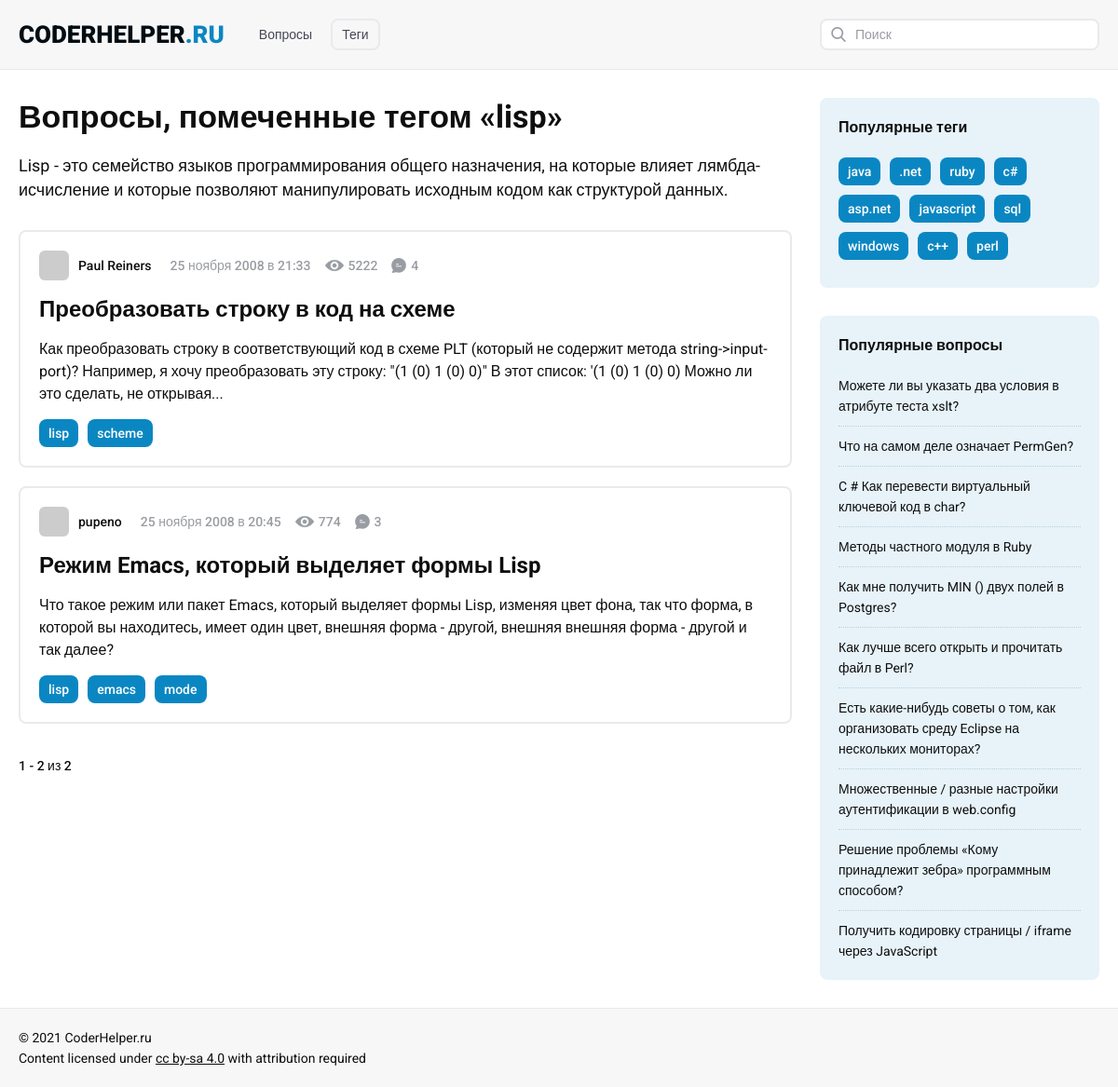
The page /tags/lisp on the database its author committed.
### tables this page shows
CREATE TABLE `tags` (
  `tag_id` int NOT NULL AUTO_INCREMENT,
  `tag_name` varchar(255) NOT NULL COMMENT 'название тега',
  `tag_description` text COMMENT 'описание тега',
  `questions_count` int DEFAULT NULL,
  `status_process` int NOT NULL DEFAULT '1',
  `is_translate` int NOT NULL DEFAULT '0',
  PRIMARY KEY (`tag_id`),
  UNIQUE KEY `tag_name` (`tag_name`),
  KEY `tags_status_process_index` (`status_process`),
  KEY `tags_is_translate_index` (`is_translate`)
);

CREATE TABLE `tags_to_questions` (
  `tag_id` int NOT NULL,
  `question_id` int NOT NULL,
  PRIMARY KEY (`tag_id`,`question_id`),
  KEY `tag_id` (`tag_id`),
  KEY `question_id` (`question_id`),
  CONSTRAINT `tags_to_questions_ibfk_1` FOREIGN KEY (`tag_id`) REFERENCES `tags` (`tag_id`),
  CONSTRAINT `tags_to_questions_ibfk_2` FOREIGN KEY (`question_id`) REFERENCES `questions` (`question_id`)
);

CREATE TABLE `questions` (
  `question_id` int NOT NULL AUTO_INCREMENT COMMENT 'id',
  `outer_link` varchar(255) DEFAULT NULL COMMENT 'внешняя ссылка',
  `avatar` varchar(255) DEFAULT NULL COMMENT 'аватара автора',
  `author` varchar(255) NOT NULL COMMENT 'автор вопроса',
  `post` varchar(255) NOT NULL COMMENT 'внутренняя ссылка',
  `pub_date` int NOT NULL COMMENT 'дата публикации',
  `views` int NOT NULL DEFAULT '0' COMMENT 'просмотры',
  `answers` int NOT NULL DEFAULT '0' COMMENT 'ответы',
  `title` varchar(255) NOT NULL COMMENT 'заголовок вопроса',
  `content` text NOT NULL COMMENT 'текст вопроса',
  `rating` int NOT NULL DEFAULT '0' COMMENT 'рейтинг',
  `similar_id` varchar(255) DEFAULT NULL COMMENT 'id похожих вопросов',
  `comments_block` text,
  `is_more_comments` enum('0','1','2') NOT NULL DEFAULT '0',
  `status_process` int NOT NULL DEFAULT '1',
  `is_translate` int NOT NULL DEFAULT '0',
  PRIMARY KEY (`question_id`),
  KEY `post` (`post`) USING BTREE,
  KEY `questions_status_process_index` (`status_process`),
  KEY `questions_is_translate_index` (`is_translate`)
);

### config/routes.php (called while the page is built)
<?php
return [
    '^search\/page-([0-9]+)' => 'search/index/$1',
    '^search' => 'search/index',
    '^tags\/([0-9a-zA-Z%-.,]+)/page-([0-9]+)$' => 'tags/list/$1/$2',
    '^tags\/page-([0-9]+)$' => 'tags/index/$1',
    '^tags\/([0-9a-zA-Z%-.,]+)$' => 'tags/list/$1',
    '^tags$' => 'tags/index',
    '^questions/([0-9]+)/([0-9а-яёА-ЯЁA-Za-z-%.,]+)$' => 'question/view/$1/$2',
    '^questions/([0-9]+)/?$' => 'question/view/$1/question',
    '^q\/([0-9]+)/([0-9а-яёА-ЯЁA-Za-z-%.,]+)$' => 'question/view/$1/$2',
    '^q\/([0-9]+)/?$' => 'question/view/$1/question',
    '^page-([0-9]+)$' => 'question/index/$1',
    '' => 'question/index'
    ];

### src/Controllers/TagsController.php (called while the page is built, shortened)
<?php
class TagsController {
    public function actionList(string $tagName, int $page = 1): bool
    {
        $tagName = rawurldecode($tagName);
        $tag_description = Tags::TagDescriptionByTagName($tagName);
        $popularTags = Questions::popularTags();
        $popularQuestions = Questions::popularQuestions();
        $Questions = Questions::getQuestionsByTagName($tagName, $page);
        $total = Tags::QuestionsInTagByTagName($tagName);
        $pagination = new Pagination($total, $page, Questions::SHOW_QUESTIONS_BY_DEFAULT, 'page-');
        require_once(PUBLIC_HTML.'/views/tags/list.php');
        return true;
    }
}

### index.php (called while the page is built, shortened)
<?php
$router = new Router();
$router->run();

### src/Models/Tags.php (called while the page is built, shortened)
<?php
class Tags {
    public static function TagDescriptionByTagName(string $tagName): mixed
    {
        $db = Database::getConnection();
        $stmt = $db->prepare("SELECT `tag_description`"
                    . " FROM `tags`"
                    . " WHERE `tag_name`=:tagName");
        $stmt->execute([ ':tagName' => $tagName ]);
        return $stmt->rowCount()
            ? $stmt->fetch()['tag_description']
            : 'Не найдены вопросы с тегом «'.$tagName.'»';
    }
    public static function QuestionsInTagByTagName(string $tagName): int
    {
        $db = Database::getConnection();
        $stmt = $db->prepare("SELECT count(`tags_to_questions`.`tag_id`) AS `count`"
            . " FROM `tags`, `tags_to_questions`"
            . " WHERE `tags`.`tag_id`=`tags_to_questions`.`tag_id`"
            . " AND `tags`.`tag_name`=:tagName");
        $stmt->execute([
            ':tagName' => $tagName
        ]);
        $result = $stmt->fetch();
        return $result['count'] ?? 0;
    }
}

### src/Models/Questions.php (called while the page is built, shortened)
<?php
class Questions {
    public static function getQuestionsByTagName(string $tagName, int $page = 1){
        if($page){
            $offset = ($page - 1) * self::SHOW_QUESTIONS_BY_DEFAULT;
            $db = Database::getConnection();
            $stmt = $db->prepare("SELECT * FROM `tags`, `tags_to_questions`,  `questions`"
                    . " WHERE `questions`.`question_id`=`tags_to_questions`.`question_id`"
                    . " AND `tags`.`tag_id`=`tags_to_questions`.`tag_id`"
                    . " AND `tags`.`tag_name`=:tagName"
                    . " ORDER BY `pub_date` DESC"
                    . " LIMIT ".Tags::SHOW_QUESTIONS_BY_DEFAULT
                    . " OFFSET $offset");
            $stmt->execute(
                [ ':tagName' => $tagName ]
            );
            return self::ExtractQuestionList($stmt);
        }
    }
    public static function popularTags(): array
    {
        $db = Database::getConnection();
        $popularTags = [];
        $result = $db->query("SELECT `tag_name`, COUNT(`tags_to_questions`.`tag_id`) AS tag_count
                                    FROM `tags`
                                    JOIN `tags_to_questions`
                                    ON `tags_to_questions`.`tag_id` = `tags`.`tag_id`
                                    GROUP BY `tags_to_questions`.`tag_id`, `tags`.`tag_name`
                                    ORDER BY tag_count DESC
                                    LIMIT 10;");
        while($row = $result->fetch()){
            $popularTags[] = $row['tag_name'];
        }
        return $popularTags;
    }
    public static function popularQuestions(): array
    {
        $db = Database::getConnection();
        $popularQuestions = [];
        $result = $db->query("SELECT * FROM `questions` ORDER BY `views` DESC, `pub_date` DESC
         LIMIT 10");
        while($row = $result->fetch()){
            $popularQuestions[] = [
                'question_id' => $row['question_id'],
                'title' => $row['title'],
                'post' => $row['post'],
            ];;
        }
        return $popularQuestions;
    }
    public static function getTagsByQuestionId(int $question_id): array
    {
        $db = Database::getConnection();
        $stmt = $db->prepare("SELECT `tag_name`"
            . " FROM `tags_to_questions`,`tags`"
            . " WHERE  `tags_to_questions`.`question_id`=:question_id"
            . " AND `tags`.`tag_id`=`tags_to_questions`.`tag_id`");
        $stmt->execute( [':question_id' => $question_id] );
        $tagsList = [];
        while($row = $stmt->fetch()){
            $tagsList[] = $row['tag_name'];
        }
        return $tagsList;
    }
    public static function ExtractQuestionList(false|PDOStatement $result): array
    {
        $questionList = [];
        while($row = $result->fetch()) {
            $questionList[] = [
                'question_id' => $row['question_id'],
                'avatar' => $row['avatar'],
                'author' => $row['author'],
                'post' => $row['post'],
                'views' => $row['views'],
                'answers' => $row['answers'],
                'pub_date' => Common::pubDateToString($row['pub_date']),
                'title' => $row['title'],
                'content' => Common::mbCutString($row['content'], 250),
                'tags' => self::getTagsByQuestionId($row['question_id']),
                'rating' => $row['rating']
            ];
        }
        return $questionList;
    }
}

### views/tags/list.php (the view)
<?php include_once PUBLIC_HTML.'/views/layouts/header.php';?>
<div class="content_wrapper clearfix">
    <main class="questions_block">
	<h1 class="main_title">Вопросы, помеченные тегом «<?=$tagName?>»</h1>
	<div class="tagged_description"><?=$tag_description?></div>
            <div class="questions_list">
            <?php foreach($Questions as $question): ?>
            <div class="question_item">
		<div class="question_stat_block">
                    <div class="author">
			<img class="avatar" src="<?=$question['avatar']?>" alt="avatar">
                        <div class="name"><?=$question['author']?></div>
                    </div>
                    <div class="question_stat">
			<div class="date stat_item"><?=$question['pub_date']?></div>
			<div class="views stat_item"><?=$question['views']?></div>
			<div class="answers stat_item"><?=$question['answers']?></div>
                    </div>
		</div>
		<h3 class="question_title">
                    <a href="/questions/<?=$question['question_id']?>/<?=$question['post']?>"><?=$question['title']?></a>
		</h3>
		<div class="description"><?=$question['content']?></div>
		<ul class="tags_list">
                    <?php for($i = 0; $i < count($question['tags']); $i++) :?>
                    <li><a href="/tags/<?=urlencode($question['tags'][$i])?>"><?=$question['tags'][$i]?></a></li>
                    <?php endfor;?>
		</ul>
            </div>
            <?php endforeach; ?>
	</div>
        <?=$pagination->count();?>
    </main>
    <aside class="sidebar">
        <div class="info_block sidebar_tags_block">
            <h4 class="block_title">Популярные теги</h4>
            <ul class="tags_list">
		<?php foreach ($popularTags as $popularTag) : ?>
                <li><a href="/tags/<?=urlencode($popularTag)?>"><?=$popularTag?></a></li>
                <?php endforeach;?>
            </ul>
        </div>
        <div class="info_block sidebar_questions_block">
            <h4 class="block_title">Популярные вопросы</h4>
            <ul class="questions_list">
		<?php foreach($popularQuestions as $pQuestion) : ?>
                <li><a href="/questions/<?=$pQuestion['question_id']?>/<?=$pQuestion['post']?>"><?=$pQuestion['title']?></a></li>
                <?php endforeach; ?>
            </ul>
	</div>
    </aside>
</div>
<?php include_once PUBLIC_HTML.'/views/layouts/footer.php';?>

### src/Components/Router.php (shortened to what this page needs)
<?php
class Router {
    private string $controllersNamespace = 'Coderhelper\Controllers\\';
    private array $routes;
    public function __construct(){
        $routesPath = PUBLIC_HTML."/config/routes.php";
        $this->routes = include($routesPath);
    }
    private function getUri(): string
    {
        if(!empty($_SERVER['REQUEST_URI'])){
            return trim($_SERVER['REQUEST_URI'], '/');
        }
        return '';
    }
    public function run(): void
    {
        $uri = $this->getUri();
        foreach($this->routes as $uriPattern => $path) {
            if(preg_match("~^$uriPattern~ui", $uri)){
                $internalRoute = preg_replace("~$uriPattern~", $path, $uri);
                $internalRoute = preg_replace('~\?(.*)~', '', $internalRoute);
                $segments = explode('/', $internalRoute);
                $controllerName = ucfirst(array_shift($segments)."Controller");
                $actionName = "action".ucfirst(array_shift($segments));
                $this->parameters = $segments;
                $controllerName = $this->controllersNamespace.$controllerName;
                $controllerObject = new $controllerName;
                $result = (method_exists($controllerName, $actionName)) ?
                    call_user_func_array(array($controllerObject, $actionName), $this->parameters) :
                    NotfoundController::actionNotfound();
                if($result != null){
                    break;
                }
            }
        }
    }
}

### template/css/styles.css (style rules this page uses)
html * { -webkit-box-sizing: border-box; -moz-box-sizing: border-box; box-sizing: border-box; }
body { min-width: 320px; background: #fff; font-family: 'Roboto', sans-serif; font-weight: 400; font-size: 16px; line-height: 24px; color: #0e0e0f; cursor: default; -webkit-text-size-adjust: 100%; -moz-text-size-adjust: 100%; -ms-text-size-adjust: 100%; text-size-adjust: 100%; }
.clearfix:after { display: block; content: ""; clear: both; }
.content_wrapper { margin: 0 auto; padding: 105px 20px 30px; max-width: 1200px; }
.content_wrapper .main_title { margin: 0 0 30px; font-weight: 700; font-size: 34px; line-height: 40px; }
.content_wrapper .tagged_description { margin: -10px 0 30px; font-size: 18px; line-height: 26px; }
.questions_block { float: left; width: -webkit-calc(100% - 330px); width: -moz-calc(100% - 330px); width: calc(100% - 330px); }
.questions_block .question_item { margin: 0 0 20px; padding: 20px 20px 10px; border: 2px solid #e9eaec; -webkit-border-radius: 8px; -moz-border-radius: 8px; border-radius: 8px; }
.questions_block .question_item:last-child { margin: 0 0 30px; }
.question_stat_block { margin: 0 0 15px; font-size: 0; line-height: 0; letter-spacing: -1px; }
.question_stat_block .author { display: inline-block; vertical-align: middle; margin: 0 20px 0 0; }
.question_stat_block .avatar { display: inline-block; vertical-align: middle; margin: 0 10px 0 0; width: 32px; height: 32px; -webkit-border-radius: 6px; -moz-border-radius: 6px; border-radius: 6px; }
.question_stat_block .name { display: inline-block; vertical-align: middle; font-weight: 500; font-size: 14px; line-height: 32px; letter-spacing: normal; }
.question_stat_block .question_stat { display: inline-block; vertical-align: middle; }
.question_stat_block .stat_item { display: inline-block; vertical-align: middle; margin: 0 15px 0 0; font-weight: 500; font-size: 14px; line-height: 32px; letter-spacing: normal; color: #999ca1; }
.question_stat_block .views { padding: 0 0 0 25px; background: url("../images/views_icon.png") left center no-repeat; -webkit-background-size: 20px auto; -moz-background-size: 20px auto; -o-background-size: 20px auto; background-size: 20px auto; }
.question_stat_block .answers { margin: 0; padding: 0 0 0 21px; background: url("../images/answer_icon.png") left center no-repeat; -webkit-background-size: 16px auto; -moz-background-size: 16px auto; -o-background-size: 16px auto; background-size: 16px auto; }
.questions_block .question_title { margin: 0 0 15px; font-weight: 700; font-size: 24px; line-height: 32px; }
.questions_block .question_title a { display: block; color: #0e0e0f; text-decoration: none; outline: none; cursor: pointer; }
.questions_block .description { margin: 0 0 15px; }
.questions_block .tags_list { font-size: 0; line-height: 0; letter-spacing: -1px; }
.questions_block .tags_list li { display: inline-block; vertical-align: top; margin: 0 10px 10px 0; }
.questions_block .tags_list a { display: block; padding: 8px 10px; -webkit-border-radius: 8px; -moz-border-radius: 8px; border-radius: 8px; background: #0a87c2; font-weight: 500; font-size: 14px; line-height: 14px; letter-spacing: normal; color: #fff; text-decoration: none; outline: none; cursor: pointer; }
.sidebar { float: right; width: 300px; }
.sidebar .info_block { padding: 20px; -webkit-border-radius: 8px; -moz-border-radius: 8px; border-radius: 8px; background: #e7f3f9; }
.sidebar .sidebar_tags_block { margin: 0 0 30px; }
.sidebar .block_title { margin: 0 0 20px; font-weight: 700; }
.sidebar .tags_list { font-size: 0; line-height: 0; letter-spacing: -1px; }
.sidebar .tags_list li { display: inline-block; vertical-align: top; margin: 0 10px 10px 0; }
.sidebar .tags_list a { display: block; padding: 8px 10px; -webkit-border-radius: 8px; -moz-border-radius: 8px; border-radius: 8px; background: #0a87c2; font-weight: 500; font-size: 14px; line-height: 14px; letter-spacing: normal; color: #fff; text-decoration: none; outline: none; cursor: pointer; }
.sidebar .questions_list li { padding: 0 0 10px; margin: 0 0 10px; border-bottom: 1px dotted #b8d0dc; font-size: 14px; line-height: 22px; }
.sidebar .questions_list li:last-child { margin: 0; padding: 0; border: none; }
.sidebar .questions_list a { display: block; color: #0e0e0f; text-decoration: none; outline: none; }

### rows shown on the page
tags: tag_description "Lisp - это семейство языков программирования общего назначения, на которые влияет лямбда-исчисление и которые позволяют манипулировать исходным кодом как структурой данных."
tags_to_questions: question.author "Paul Reiners", pub_date "25 ноября 2008 в 21:33", question.views "5222", question.answers "4", question.title "Преобразовать строку в код на схеме", content "Как преобразовать строку в соответствующий код в схеме PLT (который не содержит метода string->input-port)? Например, я хочу преобразовать эту строку: \"(1 (0) 1 (0) 0)\" В этот список: '(1 (0) 1 (0) 0) Можно ли это сделать, не открывая...", tags "lisp", tags "scheme"
tags_to_questions: question.author "pupeno", pub_date "25 ноября 2008 в 20:45", question.views "774", question.answers "3", question.title "Режим Emacs, который выделяет формы Lisp", content "Что такое режим или пакет Emacs, который выделяет формы Lisp, изменяя цвет фона, так что форма, в которой вы находитесь, имеет один цвет, внешняя форма - другой, внешняя внешняя форма - другой и так далее?", tags "lisp", tags "emacs", tags "mode"
questions: title "Можете ли вы указать два условия в атрибуте теста xslt?"
questions: title "Что на самом деле означает PermGen?"
questions: title "C # Как перевести виртуальный ключевой код в char?"
questions: title "Методы частного модуля в Ruby"
questions: title "Как мне получить MIN () двух полей в Postgres?"
questions: title "Как лучше всего открыть и прочитать файл в Perl?"
questions: title "Есть какие-нибудь советы о том, как организовать среду Eclipse на нескольких мониторах?"
questions: title "Множественные / разные настройки аутентификации в web.config"
questions: title "Решение проблемы «Кому принадлежит зебра» программным способом?"
questions: title "Получить кодировку страницы / iframe через JavaScript"

### other values the page prints
$count "1 - 2 из 2"
$popularTag "java"
$popularTag ".net"
$popularTag "ruby"
$popularTag "c#"
$popularTag "asp.net"
$popularTag "javascript"
$popularTag "sql"
$popularTag "windows"
$popularTag "c++"
$popularTag "perl"
